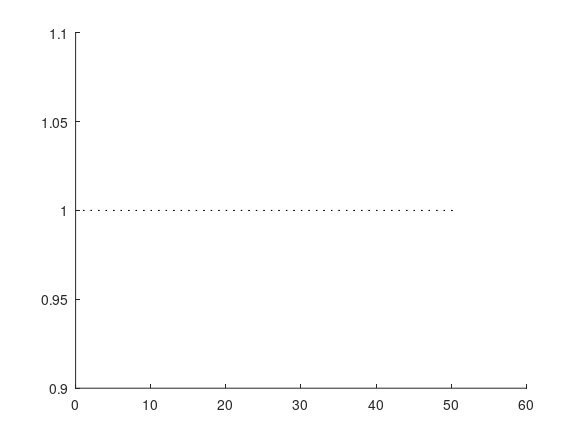

The MATLAB source for this figure: (Note: this script raises an error after producing the figure.)
%=============================================================================
% Copyright (c) 2016-present Allan CORNET (Nelson)
%=============================================================================
% This file is part of Nelson.
%=============================================================================
% LICENCE_BLOCK_BEGIN
% SPDX-License-Identifier: LGPL-3.0-or-later
% LICENCE_BLOCK_END
%=============================================================================
% <--ADV-CLI MODE-->
%=============================================================================
% Attaching a child defers the axes recompute (for speed), so this guards that
% the auto limits still reflect every child WITHOUT an explicit drawnow in
% between, and that an explicit draw afterwards does not change them.
%=============================================================================
reset(groot());
%=============================================================================
f = figure('Visible', 'off');
ax = axes('Parent', f);
hold(ax, 'on');
N = 50;
for k = 1:N
  x = [0; 0.17; 0.17; 0] + k;
  y = ones(4, 1);
  z = [0; 0; 0.17; 0.17] + k * 0.1;
  patch(x, y, z, 'y');
end
%=============================================================================
% No drawnow: the limits must already span all children.
xl = get(ax, 'XLim');
yl = get(ax, 'YLim');
zl = get(ax, 'ZLim');
asserts.istrue(xl(1) <= 1);
asserts.istrue(xl(2) >= N);
asserts.istrue(yl(1) <= 1);
asserts.istrue(yl(2) >= 1);
asserts.istrue(zl(2) >= N * 0.1);
%=============================================================================
% The DataLimits track the raw child extents and must be fresh too.
dl = get(ax, 'DataLimits');
asserts.istrue(dl(1) <= 1);
asserts.istrue(dl(2) >= N);
%=============================================================================
% The dot-indexing read path flushes the same deferred state.
asserts.isequal(ax.XLim, xl);
asserts.isequal(ax.YLim, yl);
%=============================================================================
% An explicit draw must not change the already-computed limits.
drawnow();
asserts.isequal(get(ax, 'XLim'), xl);
asserts.isequal(get(ax, 'YLim'), yl);
asserts.isequal(get(ax, 'ZLim'), zl);
asserts.isequal(numel(get(ax, 'Children')), N);
close(f);
%=============================================================================
% Reading mid-loop must reflect exactly the children created so far: the
% deferred recompute flushes on read, it does not lag behind.
f = figure('Visible', 'off');
ax = axes('Parent', f);
hold(ax, 'on');
patch([0; 1; 1; 0], [0; 0; 1; 1], 'y');
xlFirst = get(ax, 'XLim');
patch([0; 10; 10; 0], [0; 0; 1; 1], 'y');
xlSecond = get(ax, 'XLim');
asserts.istrue(xlSecond(2) >= 10);
asserts.istrue(xlSecond(2) > xlFirst(2));
close(f);
%=============================================================================
